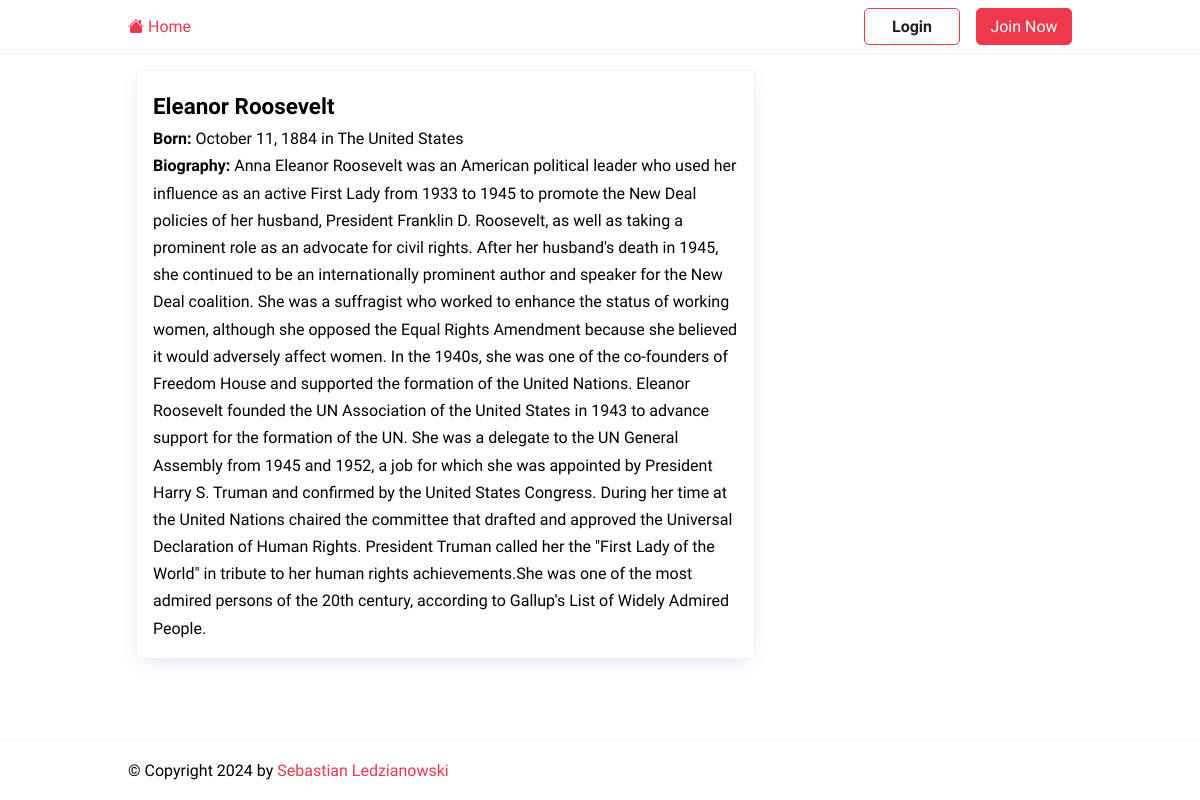
/author/2/, run on the app's committed database.
### quotesapp/models.py (models this page shows, shortened)
class Author(models.Model):
    fullname = models.CharField(max_length=100)
    born_date = models.CharField(blank=True, max_length=50)
    born_location = models.CharField(max_length=100, blank=True)
    content = models.TextField()

### quotesapp/views.py (the view)
# urls.py: path('author/<int:pk>/', views.author_detail, name='author_detail'),
def author_detail(request, pk):
    author = get_object_or_404(Author, pk=pk)
    return render(request, 'quotesapp/author_detail.html', {'author': author})

### quotesapp/templates/quotesapp/author_detail.html (shortened to what this page needs)
{% extends 'base.html' %}
{% block content %}
  <div class="container">
    <div class="row">
      <div class="col-md-8 offset-md-2">
        <div class="card mt-4">
          <div class="card-body">
            <h2 class="card-title"><strong>{{ author.fullname }}</strong></h2>
            <p class="card-text"><strong>Born:</strong> {{ author.born_date }} in {{ author.born_location }}</p>
            {% if author.content %}
              <p class="card-text"><strong>Biography:</strong> {{ author.content }}</p>
            {% endif %}
          </div>
        </div>
      </div>
    </div>
  </div>
{% endblock %}

### static/css/style.css (style rules this page uses)
:root { --color-primary: #ee394c; --color-secondary: #86b7fe; --color-light: #f2f2f2; --color-gray: #ced4da; --color-dark: #212121; --color-white: #ffffff; --color-error: #e2442f; --color-warning: #ffc900; --color-info: #02a2b9; --color-success: #1ba345; --color-input: #00d1b2; --border-radius: 5px; }
* { margin: 0; padding: 0; box-sizing: border-box; text-rendering: optimizeLegibility; }
html, body { height: 100%; }
body { font-family: 'Dosis', sans-serif; font-size: 1rem; line-height: 1.7; display: flex; flex-direction: column; margin: 0; }
h2 { font-size: 1.4rem; }
.container { display: flex; max-width: 960px; margin: 0 auto; padding: 0.5rem; }
.col-md-8 { flex: 0 0 66.66667%; max-width: 66.66667%; }
.card { border: solid 1px var(--color-light); padding: 1rem; border-radius: var(--border-radius); box-shadow: rgb(11 43 158 / 15%) 0px 6px 20px -6px; min-width: 400px; }

### data on the page
Author: fullname "Eleanor Roosevelt", born_date "October 11, 1884", born_location "The United States", content "Anna Eleanor Roosevelt was an American political leader who used her influence as an active First Lady from 1933 to 1945 to promote the New Deal policies of her husband, President Franklin D. Roosevelt, as well as taking a prominent role as an advocate for civil rights. After her husband's death in 1945, she continued to be an internationally prominent author and speaker for the New Deal coalition. She was a suffragist who worked to enhance the status of working women, although she opposed the Equal Rights Amendment because she believed it would adversely affect women. In the 1940s, she was one of the co-founders of Freedom House and supported the formation of the United Nations. Eleanor…"
